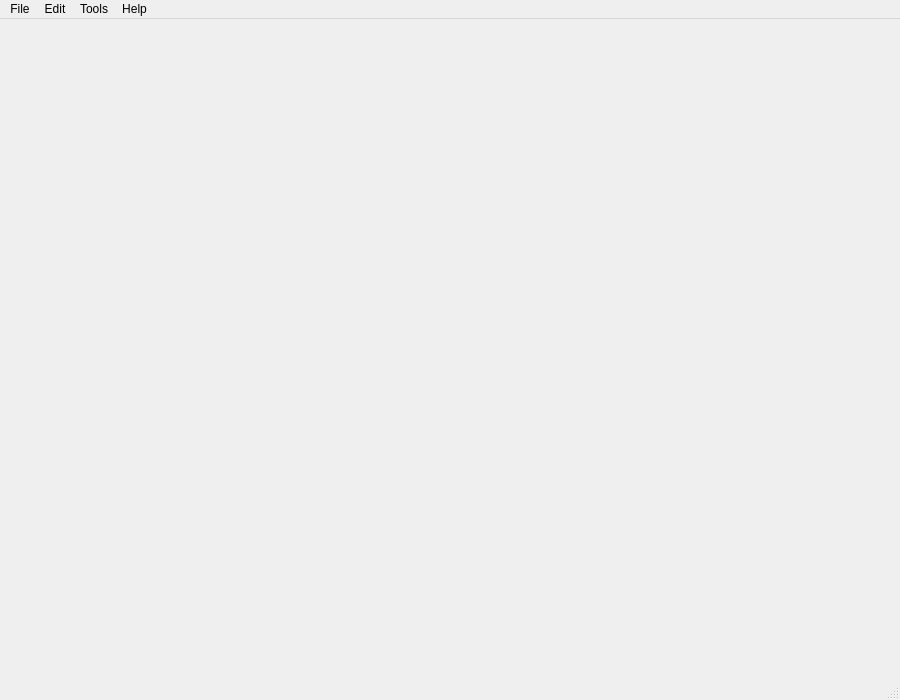
<?xml version="1.0" encoding="UTF-8"?>
<ui version="4.0">
 <class>MainWindow</class>
 <widget class="QMainWindow" name="MainWindow">
  <property name="enabled">
   <bool>true</bool>
  </property>
  <property name="geometry">
   <rect>
    <x>0</x>
    <y>0</y>
    <width>900</width>
    <height>700</height>
   </rect>
  </property>
  <property name="windowTitle">
   <string>qt&amp;&amp;theFunc(bunch) Pixel Editor</string>
  </property>
  <widget class="QWidget" name="centralwidget">
   <property name="styleSheet">
    <string notr="true"/>
   </property>
   <widget class="Canvas" name="canvas" native="true">
    <property name="geometry">
     <rect>
      <x>190</x>
      <y>0</y>
      <width>512</width>
      <height>512</height>
     </rect>
    </property>
    <property name="styleSheet">
     <string notr="true"/>
    </property>
   </widget>
   <widget class="Tools" name="tools" native="true">
    <property name="geometry">
     <rect>
      <x>0</x>
      <y>0</y>
      <width>194</width>
      <height>512</height>
     </rect>
    </property>
    <property name="styleSheet">
     <string notr="true"/>
    </property>
   </widget>
   <widget class="Preview" name="preview" native="true">
    <property name="geometry">
     <rect>
      <x>700</x>
      <y>0</y>
      <width>194</width>
      <height>256</height>
     </rect>
    </property>
    <property name="styleSheet">
     <string notr="true"/>
    </property>
   </widget>
   <widget class="Palette" name="palette" native="true">
    <property name="geometry">
     <rect>
      <x>700</x>
      <y>256</y>
      <width>194</width>
      <height>256</height>
     </rect>
    </property>
    <property name="styleSheet">
     <string notr="true"/>
    </property>
   </widget>
   <widget class="FramesView" name="framesView" native="true">
    <property name="geometry">
     <rect>
      <x>0</x>
      <y>512</y>
      <width>900</width>
      <height>188</height>
     </rect>
    </property>
    <property name="styleSheet">
     <string notr="true"/>
    </property>
   </widget>
   <zorder>canvas</zorder>
   <zorder>preview</zorder>
   <zorder>palette</zorder>
   <zorder>framesView</zorder>
   <zorder>tools</zorder>
  </widget>
  <widget class="QMenuBar" name="menubar">
   <property name="geometry">
    <rect>
     <x>0</x>
     <y>0</y>
     <width>900</width>
     <height>21</height>
    </rect>
   </property>
   <widget class="QMenu" name="menuFile">
    <property name="title">
     <string>File</string>
    </property>
    <widget class="QMenu" name="menuExport">
     <property name="title">
      <string>Export</string>
     </property>
     <addaction name="actionPNG"/>
     <addaction name="actionJPG"/>
     <addaction name="actionGIF"/>
     <addaction name="actionTileset"/>
    </widget>
    <addaction name="actionNew"/>
    <addaction name="actionSave"/>
    <addaction name="actionLoad"/>
    <addaction name="menuExport"/>
   </widget>
   <widget class="QMenu" name="menuEdit">
    <property name="title">
     <string>Edit</string>
    </property>
    <addaction name="actionUndo"/>
    <addaction name="actionRedo"/>
   </widget>
   <widget class="QMenu" name="menuTools">
    <property name="title">
     <string>Tools</string>
    </property>
    <addaction name="actionToggle_Gridlines"/>
    <addaction name="actionToggle_Overlay"/>
   </widget>
   <widget class="QMenu" name="menuHelp">
    <property name="title">
     <string>Help</string>
    </property>
    <addaction name="actionHelp"/>
   </widget>
   <addaction name="menuFile"/>
   <addaction name="menuEdit"/>
   <addaction name="menuTools"/>
   <addaction name="menuHelp"/>
  </widget>
  <widget class="QStatusBar" name="statusbar"/>
  <action name="actionNew">
   <property name="text">
    <string>New</string>
   </property>
  </action>
  <action name="actionSave">
   <property name="text">
    <string>Save</string>
   </property>
  </action>
  <action name="actionLoad">
   <property name="text">
    <string>Open</string>
   </property>
  </action>
  <action name="actionImport">
   <property name="text">
    <string>Import ...</string>
   </property>
  </action>
  <action name="actionSave_as">
   <property name="text">
    <string>Save as...</string>
   </property>
  </action>
  <action name="actionPNG">
   <property name="text">
    <string>PNG</string>
   </property>
  </action>
  <action name="actionJPG">
   <property name="text">
    <string>JPG</string>
   </property>
  </action>
  <action name="actionGIF">
   <property name="text">
    <string>GIF</string>
   </property>
  </action>
  <action name="actionTileset">
   <property name="text">
    <string>Tileset</string>
   </property>
  </action>
  <action name="actionUndo">
   <property name="text">
    <string>Undo</string>
   </property>
  </action>
  <action name="actionRedo">
   <property name="text">
    <string>Redo</string>
   </property>
  </action>
  <action name="actionToggle_Gridlines">
   <property name="text">
    <string>Toggle Gridlines</string>
   </property>
  </action>
  <action name="actionToggle_Overlay">
   <property name="text">
    <string>Toggle Overlay</string>
   </property>
  </action>
  <action name="actionHelp">
   <property name="text">
    <string>Help</string>
   </property>
  </action>
 </widget>
 <customwidgets>
  <customwidget>
   <class>Canvas</class>
   <extends>QWidget</extends>
   <header>canvas.h</header>
   <container>1</container>
  </customwidget>
  <customwidget>
   <class>Preview</class>
   <extends>QWidget</extends>
   <header>preview.h</header>
   <container>1</container>
  </customwidget>
  <customwidget>
   <class>Palette</class>
   <extends>QWidget</extends>
   <header>palette.h</header>
   <container>1</container>
  </customwidget>
  <customwidget>
   <class>Tools</class>
   <extends>QWidget</extends>
   <header>tools.h</header>
   <container>1</container>
  </customwidget>
  <customwidget>
   <class>FramesView</class>
   <extends>QWidget</extends>
   <header>framesview.h</header>
   <container>1</container>
  </customwidget>
 </customwidgets>
 <resources/>
 <connections/>
</ui>
